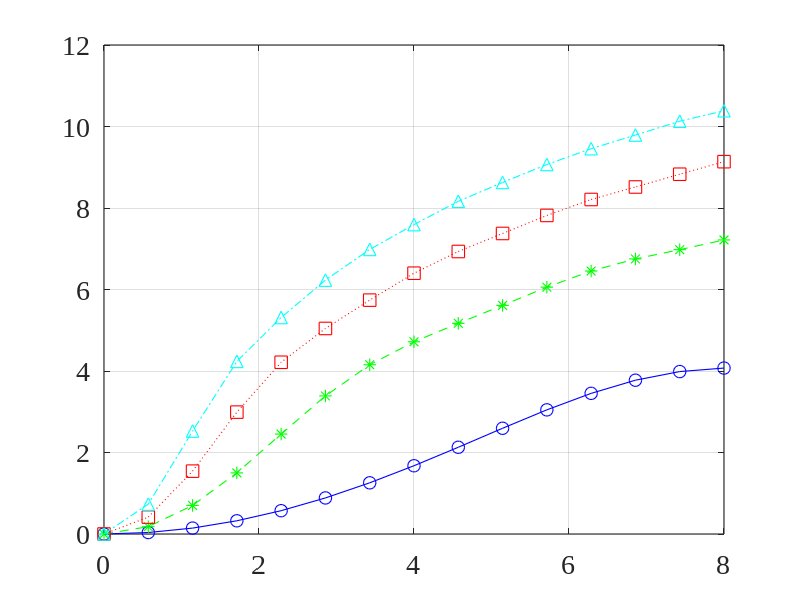
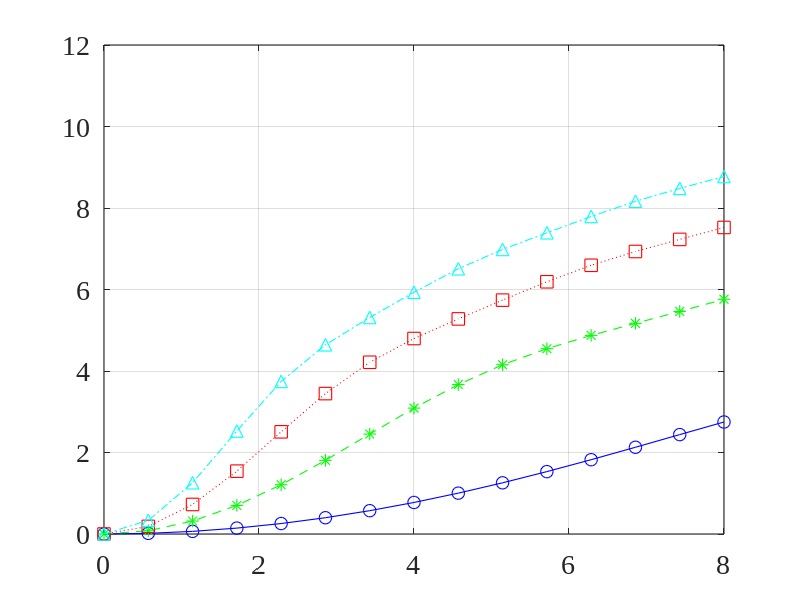
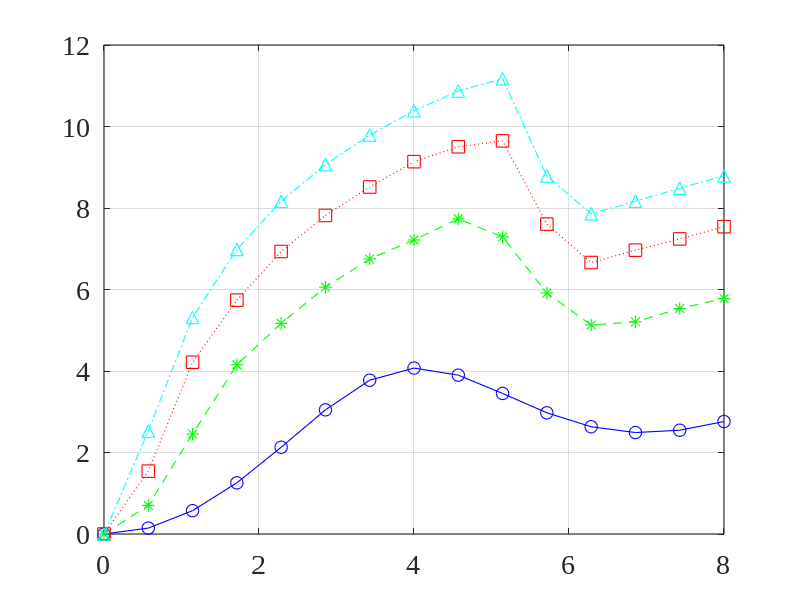

The MATLAB script that drew these images, in order:
close all; clc; clear all;
linewd = 0.8;
hcfontsize = 20;
MarkerSize=9;
c=340;

theta1_d=90/180*pi;
delta1=3e-2;

theta2_d=0/180*pi;
delta2=1e-2;

theta3_d=0/180*pi;
delta3=3e-2;

M_values=[2 4 6 8]; % Number of sensors

f=linspace(0,8e3,15)';  % frequency

D1_dB_values=zeros(length(f),length(M_values));
D2_dB_values=zeros(length(f),length(M_values));
D3_dB_values=zeros(length(f),length(M_values));

for idxM=1:length(M_values)
    M=M_values(idxM);
    [m_mat,n_mat]=meshgrid(1:M,1:M);
    for idx_f=1:length(f)
        fk=f(idx_f);
        d=exp(-1i*2*pi*fk*delta1/c*(0:M-1)'*cos(theta1_d));
        Gamma0=sinc(2*fk*delta1/c*(m_mat-n_mat));
        D1_dB_values(idx_f,idxM)=10*log10(M^2/(d'*Gamma0*d));
        d=exp(-1i*2*pi*fk*delta2/c*(0:M-1)'*cos(theta2_d));
        Gamma0=sinc(2*fk*delta2/c*(m_mat-n_mat));
        D2_dB_values(idx_f,idxM)=10*log10(M^2/(d'*Gamma0*d));
        d=exp(-1i*2*pi*fk*delta3/c*(0:M-1)'*cos(theta3_d));
        Gamma0=sinc(2*fk*delta3/c*(m_mat-n_mat));
        D3_dB_values(idx_f,idxM)=10*log10(M^2/(d'*Gamma0*d));
    end
end

figure
plot(f/1e3,D1_dB_values(:,1),'-bo','linewidth',linewd, 'MarkerSize',MarkerSize);
hold on
plot(f/1e3,D1_dB_values(:,2),'--g*','linewidth',linewd, 'MarkerSize',MarkerSize);
plot(f/1e3,D1_dB_values(:,3),':rs','linewidth',linewd, 'MarkerSize',MarkerSize);
plot(f/1e3,D1_dB_values(:,4),'-.c^','linewidth',linewd, 'MarkerSize',MarkerSize);
hold off
set(gca, 'Color', [1, 1, 1]); 
set(gca, 'FontName', 'Times New Roman');
set(gca, 'FontSize', hcfontsize);
set(gca, 'LineWidth', linewd); 
set(gca,'YLim',[0 12]);
box on; grid on;

figure
plot(f/1e3,D2_dB_values(:,1),'-bo','linewidth',linewd, 'MarkerSize',MarkerSize);
hold on
plot(f/1e3,D2_dB_values(:,2),'--g*','linewidth',linewd, 'MarkerSize',MarkerSize);
plot(f/1e3,D2_dB_values(:,3),':rs','linewidth',linewd, 'MarkerSize',MarkerSize);
plot(f/1e3,D2_dB_values(:,4),'-.c^','linewidth',linewd, 'MarkerSize',MarkerSize);
hold off
set(gca, 'Color', [1, 1, 1]); 
set(gca, 'FontName', 'Times New Roman');
set(gca, 'FontSize', hcfontsize);
set(gca, 'LineWidth', linewd); 
set(gca,'YLim',[0 12]);
box on; grid on;

figure
plot(f/1e3,D3_dB_values(:,1),'-bo','linewidth',linewd, 'MarkerSize',MarkerSize);
hold on
plot(f/1e3,D3_dB_values(:,2),'--g*','linewidth',linewd, 'MarkerSize',MarkerSize);
plot(f/1e3,D3_dB_values(:,3),':rs','linewidth',linewd, 'MarkerSize',MarkerSize);
plot(f/1e3,D3_dB_values(:,4),'-.c^','linewidth',linewd, 'MarkerSize',MarkerSize);
hold off
set(gca, 'Color', [1, 1, 1]); 
set(gca, 'FontName', 'Times New Roman');
set(gca, 'FontSize', hcfontsize);
set(gca, 'LineWidth', linewd); 
set(gca,'YLim',[0 12]);
box on; grid on;